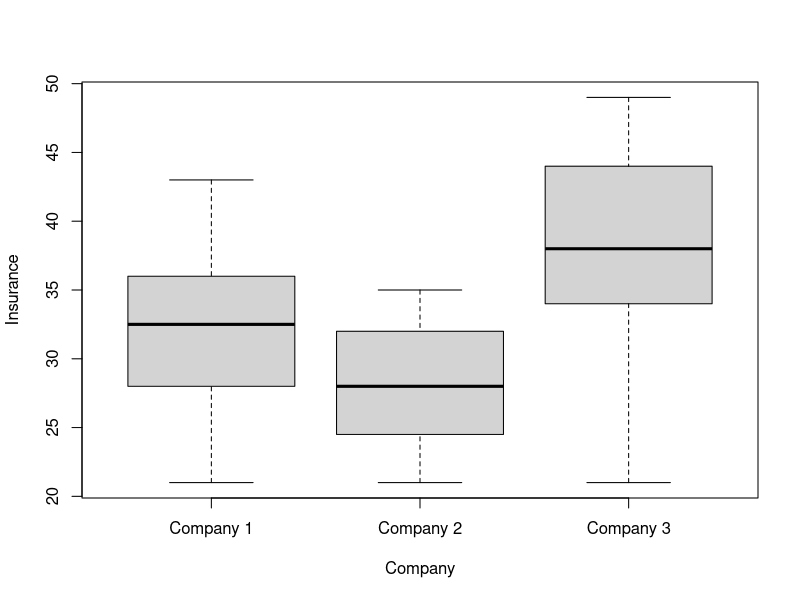
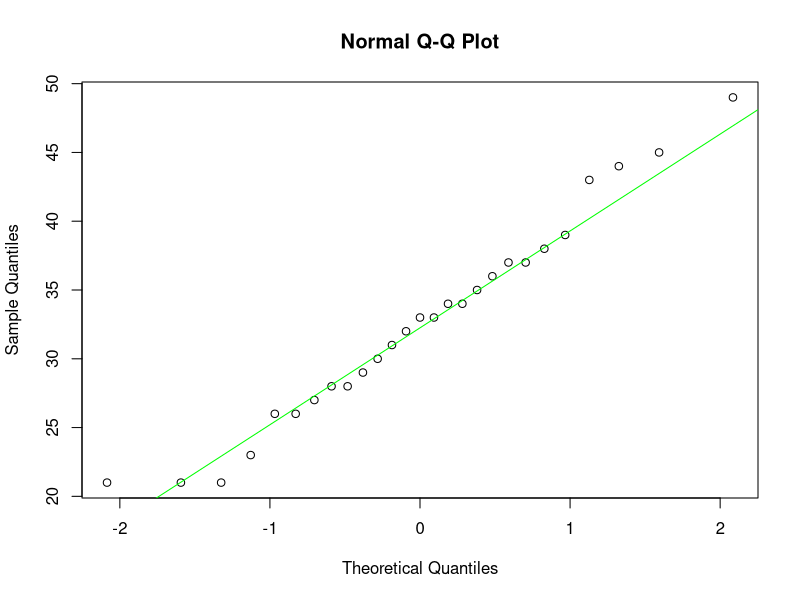
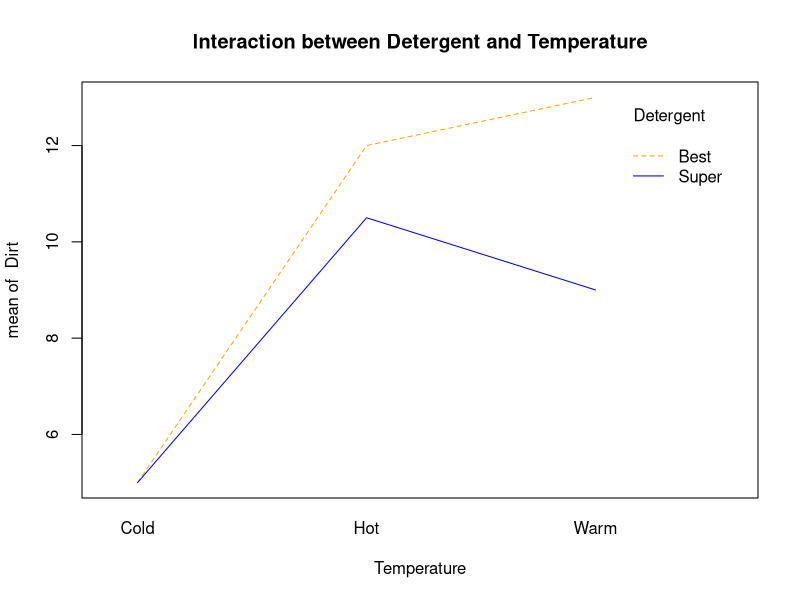
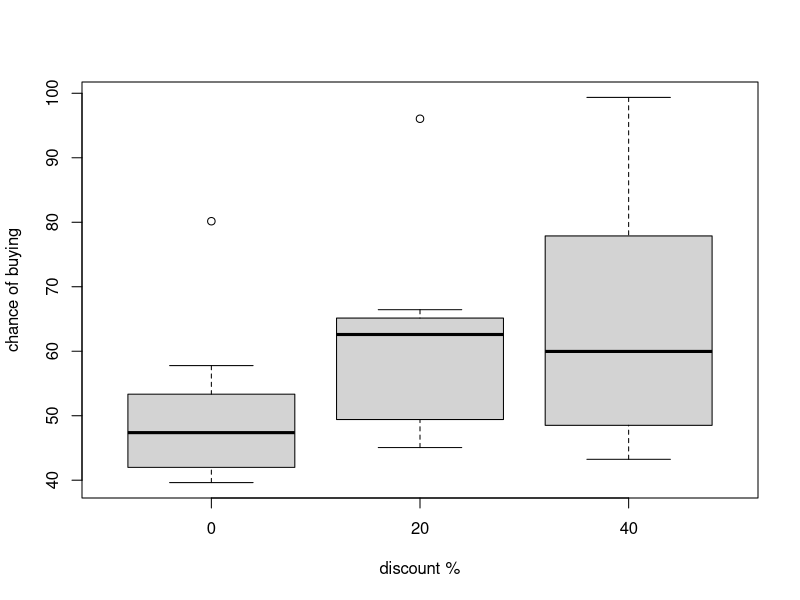
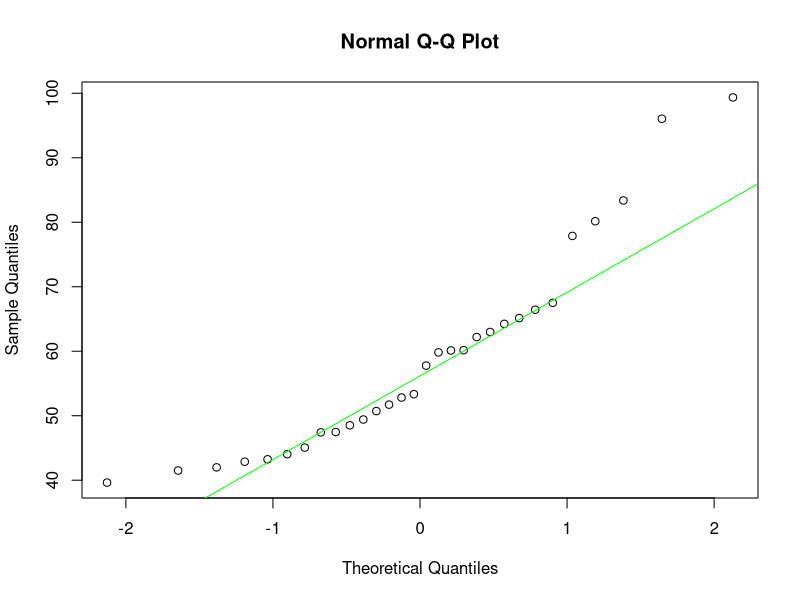

Recreate these plots in R, in order.
## One way ANOVA
mydata=read.csv("insured.csv")
attach(mydata)
mydata
model<-lm(Insurance~Group)
?lm
?anova
anova(model)
## Checking for assumptions
boxplot(Insurance~Group,xlab="Company",ylab="Insurance")
qqnorm(Insurance)
qqline(Insurance,col="Green")

## Two way ANOVA
mydata=read.csv("ANOVA.csv")
attach(mydata)
model1<-lm(Dirt~Detergent)
anova(model1)
model2<-lm(Dirt~Temperature)
anova(model2)
model3<-lm(Dirt~Detergent+Temperature)
anova(model3)
model4<-lm(Dirt~Detergent+Temperature+Detergent*Temperature)
anova(model4)
## p<0.05 - reject null hypothesis
interaction.plot(Temperature,Detergent,Dirt,main="Interaction between Detergent and Temperature",col=c("Orange","Blue"))

## One way ANOVA
mydata=read.csv("SampleAnova.csv")
attach(mydata)
mydata
model1<-lm(buying_behavior~discount.)
anova(model1)
## p>0.05 - failed to reject null hypothesis
boxplot(buying_behavior~discount.,xlab="discount %",ylab="chance of buying")
qqnorm(buying_behavior)
qqline(buying_behavior,col="Green")
